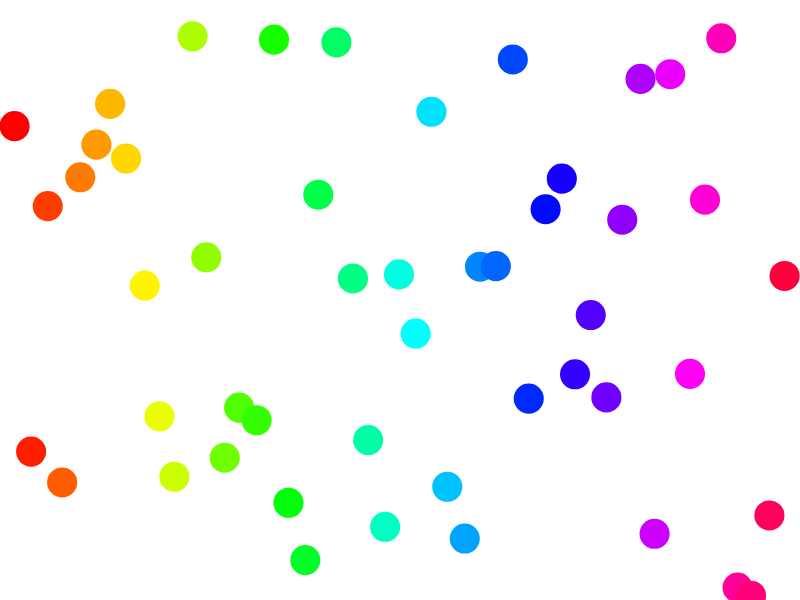
Frame 1 (no input)
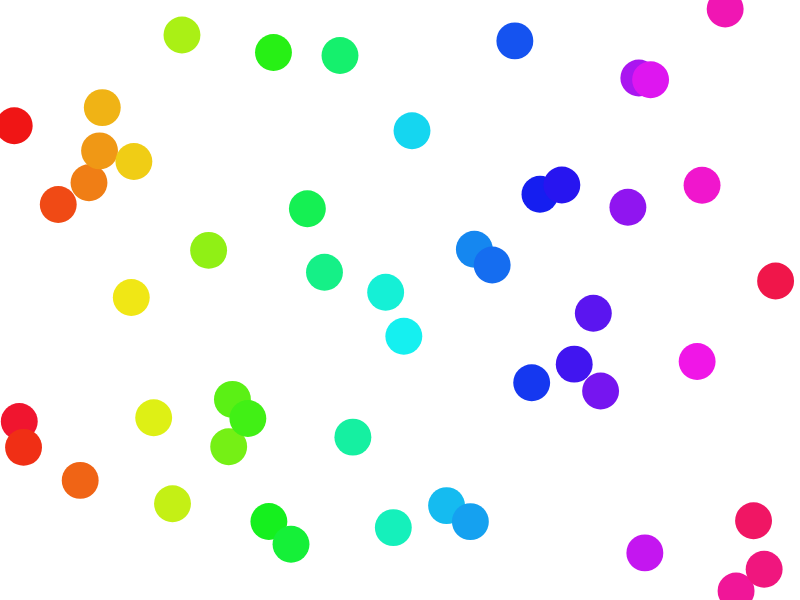
Frame 60 (no input)
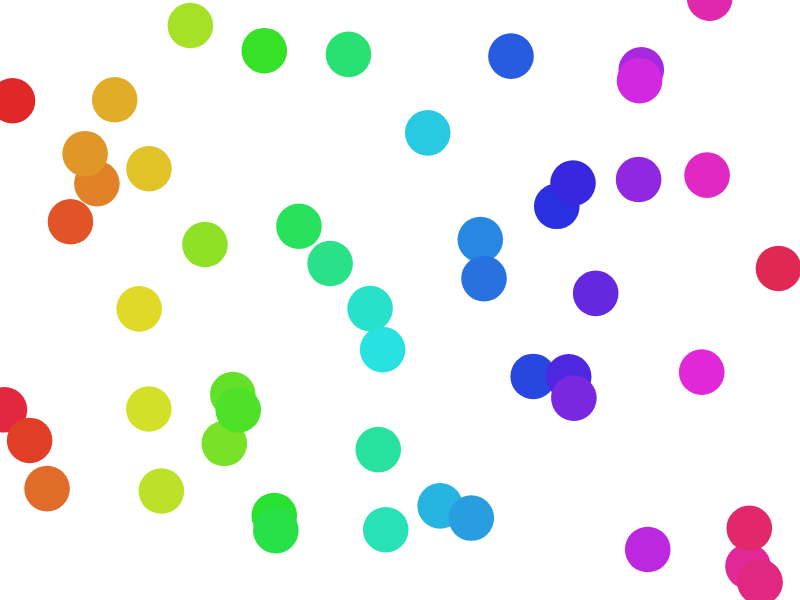
Frame 120 (the mouse pressed at the canvas centre since frame 60)

The p5.js sketch that drew these frames (run headless with seeded random() and noise() and a simulated clock; from frame 60 on, the mouse is pressed at the canvas centre):

// p5.js sketch
// ── sketch.js
let dots = [];
let numDots = 50;
let saturation = 100;
let value = 100;
let scaleFactor = 1;


function setup() {
 createCanvas(800, 600);
 colorMode(HSB);
 noStroke();


 for (let i = 0; i < numDots; i++){
  let x = width / numDots * i;
  dots[i] = new Dot(x, random(0, 600), 30, i / numDots * 360);
 }

}

function draw() {
  background(0, 0, 100);
  
  for (let i = 0; i < dots.length; i++){
    dots[i].update();
  }

}


class Dot {
  constructor(x, y, diameter, hue){
    this.hue = hue;
    this.position = createVector(x, y);
    //this.velocity = createVector(5, 3);
    this.diameter = diameter;

  }

  update(){
    if (scaleFactor < 25){
      scaleFactor += .0001;
    }
    this.position.x += random(-scaleFactor * 2, scaleFactor * 2);
    this.position.y += random(-scaleFactor * 2, scaleFactor * 2);

    this.diameter += scaleFactor * .1;
  
    //saturaton -= .0000001;
    value -= .002;
    saturation -= .003;

    circle(this.position.x, this.position.y, this.diameter);
  
    fill(this.hue % 360, saturation, value);
  }

  
}
